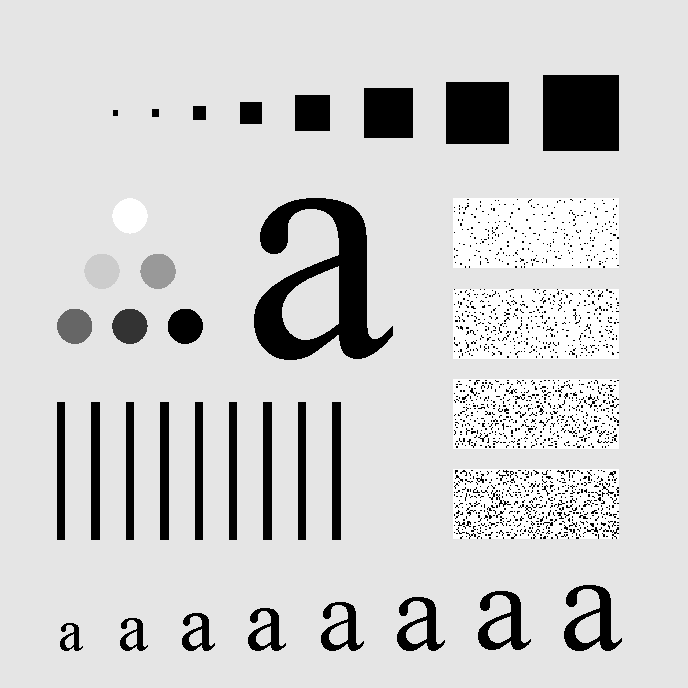
#> input picture character.tif, 688 x 688 px, found by its file name
$ jupyter execute --allow-errors Q3.ipynb
#> lines starting #> are read from the running program, lines starting #| are printed output that depends on the picture
# 3.Take grayscale image of size 512x512, add some salt & pepper noise and perform the following operations

**Import Necessary modules**

[cell 1]
import cv2
import numpy as np
import matplotlib.pyplot as plt
from skimage.util import random_noise
from skimage.metrics import peak_signal_noise_ratio as psnr

**Load grayscale image (512x512)**

[cell 2]
image = cv2.imread('ckt_board_saltpep.tif', cv2.IMREAD_GRAYSCALE)
#> (the rest of this cell did not finish here and is left out)

**Add Salt & Pepper Noise**

#> (a cell that did not finish here is left out)

# (a) Apply average and median spatial filters with 5x5 mask and observe their performance for noise suppression in term of PSNR

**Apply 5x5 Average Filter**

#> (a cell that did not finish here is left out)

**Apply 5x5 Median Filter**

#> (a cell that did not finish here is left out)

**Compute PSNR**

#> (a cell that did not finish here is left out)

**Display Results**

[cell 7]
fig, axes = plt.subplots(1, 4, figsize=(15, 5))
#> (the rest of this cell did not finish here and is left out)

# (b)Use different size of mask (3x3, 5x5, 7x7) with average filter for noise suppression and observe their performance in term of PSNR

**Apply Average Filters with different mask sizes**

#> (a cell that did not finish here is left out)

**Compute PSNR**

#> (a cell that did not finish here is left out)

**Display Results**

[cell 10]
fig, axes = plt.subplots(1, 5, figsize=(20, 5))
#> (the rest of this cell did not finish here and is left out)

# (c) Apply harmonic and geometric mean filter on the noisy image and compare their performance with PSNR

[cell 11]
import cv2
import numpy as np
import matplotlib.pyplot as plt
from skimage.util import random_noise
from skimage.metrics import peak_signal_noise_ratio as psnr
from scipy.ndimage import generic_filter

# Load grayscale image (512x512)
image = cv2.imread('character.tif', cv2.IMREAD_GRAYSCALE)  # Replace with your image path
#> image is the input picture: shape (688, 688); min 0, max 255, mean 207.3
image = cv2.resize(image, (512, 512))  # Ensure correct size
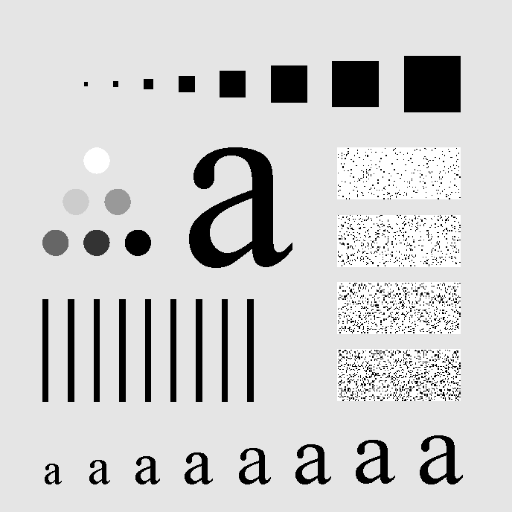
#> image: shape (512, 512); min 0, max 255, mean 207.3

# Add Salt & Pepper Noise (Impulse Noise)
noisy_image = random_noise(image, mode='s&p', amount=0.15)  # 5% noise
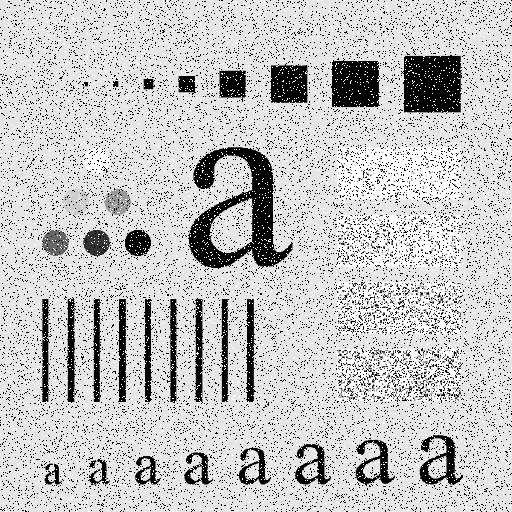
#> noisy_image: shape (512, 512) float64; min 0, max 1, mean 0.766
noisy_image = (noisy_image * 255).astype(np.uint8)  # Convert back to uint8

# Harmonic Mean Filter Function
def harmonic_mean_filter(window):
    window = window[window > 0]  # Avoid division by zero
    return len(window) / np.sum(1.0 / window) if np.sum(1.0 / window) > 0 else 0

# Geometric Mean Filter Function
def geometric_mean_filter(window):
    window = window[window > 0]  # Avoid zero values
    return np.exp(np.mean(np.log(window))) if np.all(window > 0) else 0

# Apply 5x5 Harmonic Mean Filter
harmonic_filtered = generic_filter(noisy_image.astype(np.float64), harmonic_mean_filter, size=5)
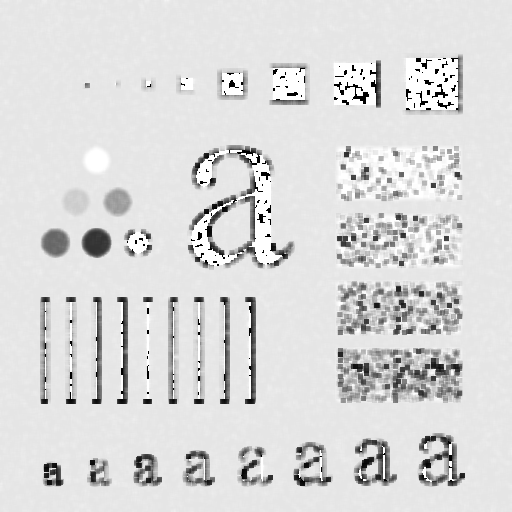
#> harmonic_filtered: shape (512, 512) float64; min 0, max 255, mean 218.4

# Apply 5x5 Geometric Mean Filter
geometric_filtered = generic_filter(noisy_image.astype(np.float64), geometric_mean_filter, size=5)
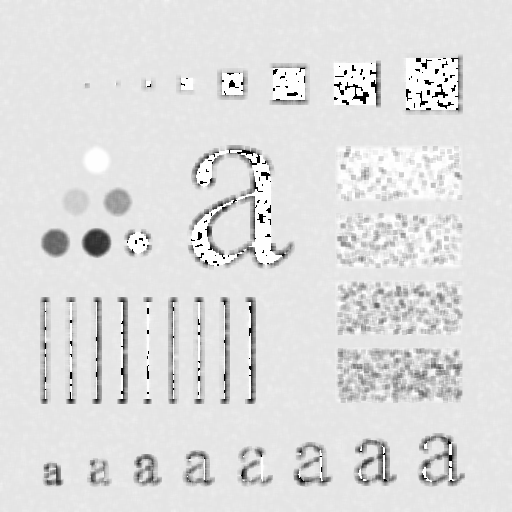
#> geometric_filtered: shape (512, 512) float64; 0.64% of the values are NaN or infinite; the others: min 2.91, max 255, mean 224.9; drawn with min black, max white, NaN and infinite black

# Compute PSNR
psnr_noisy = psnr(image, noisy_image)
#> psnr_noisy = 12.03
psnr_harmonic = psnr(image, harmonic_filtered)
#> psnr_harmonic = 11.8
psnr_geometric = psnr(image, geometric_filtered)
#> psnr_geometric = nan

# Display Results
fig, axes = plt.subplots(1, 4, figsize=(20, 5))
titles = [
    "Original",
    "Noisy (S&P)",
    f"Harmonic Mean PSNR: {psnr_harmonic:.2f}",
    f"Geometric Mean PSNR: {psnr_geometric:.2f}"
]
#> titles = ['Original', 'Noisy (S&P)', 'Harmonic Mean PSNR: 11.80', 'Geometric Mean PSNR: nan']
images = [image, noisy_image, harmonic_filtered, geometric_filtered]

for ax, img, title in zip(axes, images, titles):
    ax.imshow(img, cmap='gray')
    ax.set_title(title)
    ax.axis("off")
#> this loop made 4 passes

plt.show()

# Print PSNR Values
print(f"PSNR (Noisy Image): {psnr_noisy:.2f}")
#| PSNR (Noisy Image): 12.03
print(f"PSNR (Harmonic Mean Filter): {psnr_harmonic:.2f}")
#| PSNR (Harmonic Mean Filter): 11.80
print(f"PSNR (Geometric Mean Filter): {psnr_geometric:.2f}")
#| PSNR (Geometric Mean Filter): nan

$ run again, with cards.tif copied over character.tif
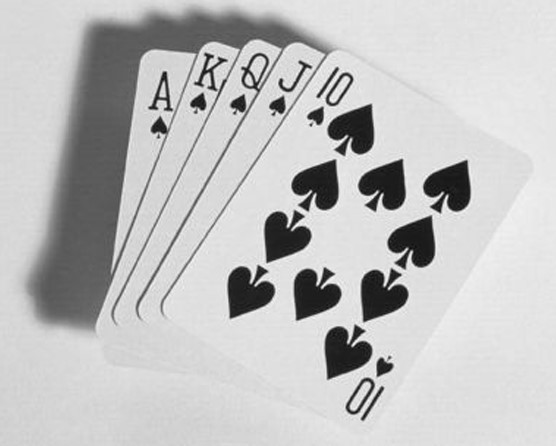
#> input picture cards.tif, 556 x 446 px, found by its file name
#> image is the input picture: shape (446, 556); min 12, max 255, mean 192.1
#> image: shape (512, 512)
#> `harmonic_filtered = generic_filter(noisy_image.astype(np.float64), har..`:
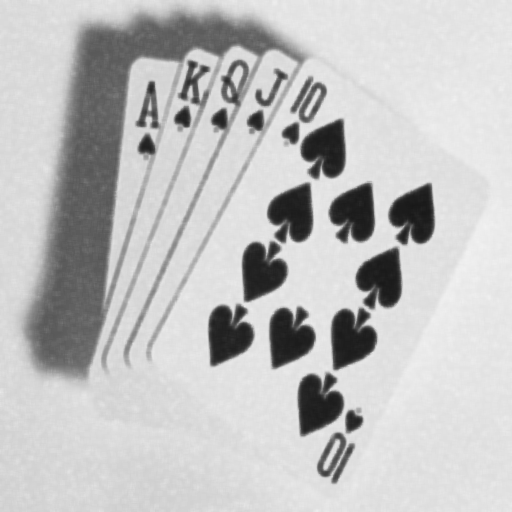
#> harmonic_filtered: shape (512, 512) float64; min 24.48, max 242.3, mean 192.3
#> psnr_noisy = 12.58
#> psnr_harmonic = 25.9
#> psnr_geometric = 27.15
#> titles = ['Original', 'Noisy (S&P)', 'Harmonic Mean PSNR: 25.90', 'Geometric Mean PSNR: 27.15']
#> the loop `for ax, img, title in zip(axes, images, titles):` made 4 passes
#> title on passes 1 to 4: 'Original', 'Noisy (S&P)', 'Harmonic Mean PSNR: 25.90', 'Geometric Mean PSNR: 27.15'
#> `plt.show()`:
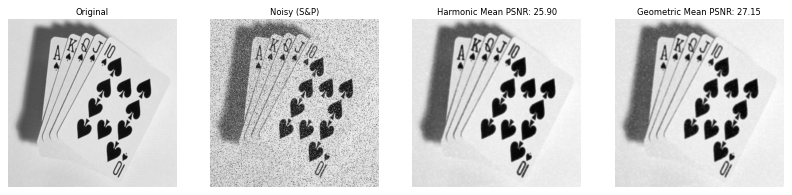
#> figure drawn by matplotlib, 4 panels
#| PSNR (Noisy Image): 12.58
#| PSNR (Harmonic Mean Filter): 25.90
#| PSNR (Geometric Mean Filter): 27.15
